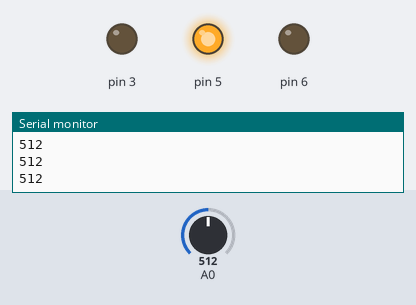
The sketch below on a simulated Arduino Uno, built with avr-gcc and run on an emulated ATmega328P. On the bench: output pins drawn as LEDs (lit = HIGH), the last lines printed to the serial monitor. Inputs (shaded band) come from the test bench; at power-on: A0 = 512.

Above: at 1.3 s.
1.4 s: A0 set to 488
At 2.7 s:
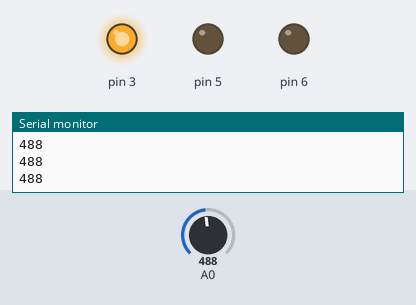
3.0 s: A0 set to 710
At 3.9 s:
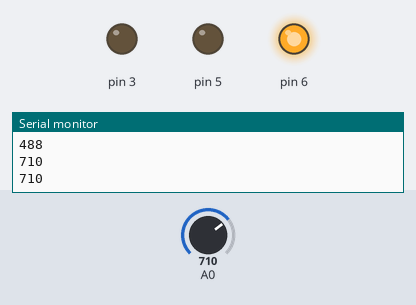
4.5 s: A0 set to 692
At 5.1 s:
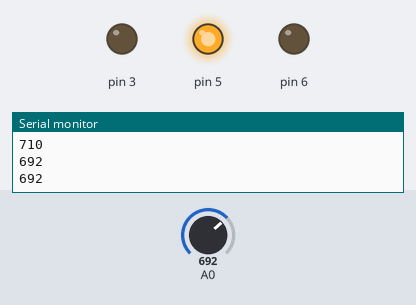
6.0 s: A0 set to 716
At 7.5 s:
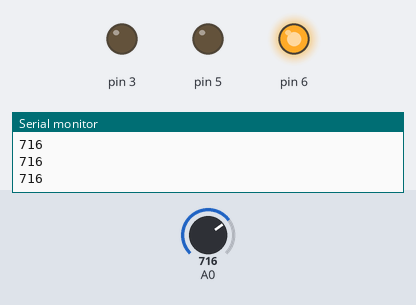
Timing chart, 0 to 8.5 s (numbered marks = the images above; inputs shaded):
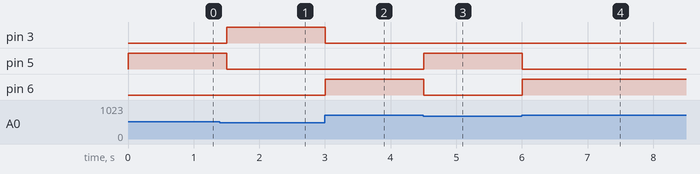

Measured:
- the behaviour switches between 500 and 499 on A0 (found by bisection; images 0 and 1)
- the behaviour switches between 700 and 699 on A0 (found by bisection; images 2 and 3)
- after the input at 1.4 s, pin 3: LOW → HIGH after 0.10 s; pin 5: HIGH → LOW after 0.10 s
- after the input at 3.0 s, pin 3: HIGH → LOW at once; pin 6: LOW → HIGH at once
- after the input at 4.5 s, pin 5: LOW → HIGH at once; pin 6: HIGH → LOW at once
- after the input at 6.0 s, pin 5: HIGH → LOW at once; pin 6: LOW → HIGH at once

The sketch:

les3.ino
```cpp
void setup() {
    pinMode(3, OUTPUT);
    pinMode(5, OUTPUT);
    pinMode(6, OUTPUT);
    Serial.begin(115200);
}

void loop() {
    int ldr = analogRead(A0);

    digitalWrite(3, ldr < 500 ? HIGH : LOW);
    digitalWrite(5, (ldr >= 500 && ldr < 700) ? HIGH : LOW);
    digitalWrite(6, ldr >= 700 ? HIGH : LOW);

    Serial.println(ldr);
    delay(500);
}
```
